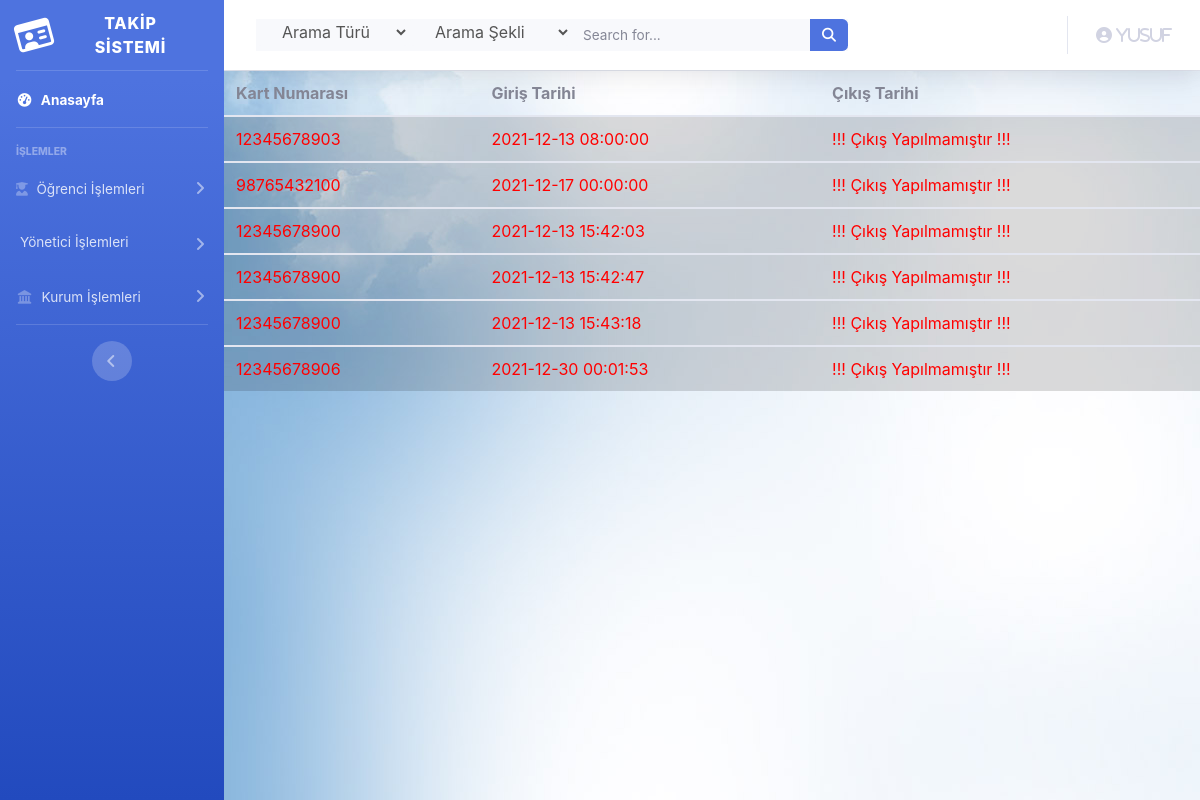
Screenshot of /ogrenciHataliAdmin.php (signed in) with the database file from the repository.
### tables this page shows
CREATE TABLE `studentlogs` (
  `id` int(11) NOT NULL,
  `kartId` char(11) NOT NULL,
  `girişTarihi` datetime DEFAULT NULL,
  `cikisTarihi` datetime DEFAULT NULL,
  `alarm` bit(1) NOT NULL
);

### ogrenciHataliAdmin.php (the view)
<?php
include("layoutAdmin.php");
?>
<table class="table table-hover">
  <thead>
    <tr>
      <th scope="col">Kart Numarası</th>
      <th scope="col">Giriş Tarihi</th>
      <th scope="col">Çıkış Tarihi</th>
    </tr>
  </thead>
  <?php
           $sorgu=mysqli_query($con,"select * from studentlogs where alarm='1'");
           while($str=mysqli_fetch_array($sorgu)){
               $kartId=$str['kartId'];
               $tc=$str['girişTarihi'];
               $ad=$str['cikisTarihi'];
          echo "
  <tbody>
    <tr class=table-active style=color:red>
      <td>$kartId</td>
      <td>$tc</td>
      <td>";
      if($ad!=null) echo $ad; else echo "!!! Çıkış Yapılmamıştır !!!";
      echo "</td>
    </tr>
  </tbody>
  ";}
  ?>
</table>
<?php
include("layoutFooterAdmin.php");
?>

### layoutAdmin.php (shortened to what this page needs)
<html lang="en">
<?php
include("db.php");
?>
<head>
  <link href="vendor/fontawesome-free/css/all.min.css" rel="stylesheet" type="text/css">
  <link href="css/sb-admin-2.min.css" rel="stylesheet">
  <link rel="stylesheet" type="text/css" href="fonts/Linearicons-Free-v1.0.0/icon-font.min.css">
  <link href="css/ekle.css" rel="stylesheet" media="all">
     <link href="vendor/ekle/mdi-font/css/material-design-iconic-font.min.css" rel="stylesheet" media="all">
    <link href="vendor/ekle/font-awesome-4.7/css/font-awesome.min.css" rel="stylesheet" media="all">
    <link href="vendor/ekle/select2/select2.min.css" rel="stylesheet" media="all">
    <link href="vendor/ekle/datepicker/daterangepicker.css" rel="stylesheet" media="all">
</head>
<body id="page-top">
  <div id="wrapper">
    <ul class="navbar-nav bg-gradient-primary sidebar sidebar-dark accordion" id="accordionSidebar">
      <a class="sidebar-brand d-flex align-items-center justify-content-center" href="anasayfaAdmin.php">
        <div class="sidebar-brand-icon rotate-n-15">
          <i class="far fa-id-card"></i>
        </div>
        <div class="sidebar-brand-text mx-3">TAKİP SİSTEMİ
        </div>
      </a>
      <hr class="sidebar-divider my-0">
      <li class="nav-item active">
        <a class="nav-link" href="anasayfaAdmin.php">
          <i class="fas fa-fw fa-tachometer-alt"></i>
          <span>Anasayfa</span></a>
      </li>
      <hr class="sidebar-divider">
      <div class="sidebar-heading">
        İşlemler
      </div>
      <li class="nav-item">
        <a class="nav-link collapsed" href="#" data-toggle="collapse" data-target="#collapseTwo" aria-expanded="true" aria-controls="collapseTwo">
          <i class="fas fa-user-graduate"></i>
          <span>Öğrenci İşlemleri</span>
        </a>
      </li>
      <li class="nav-item">
        <a class="nav-link collapsed" href="#" data-toggle="collapse" data-target="#collapseUtilities" aria-expanded="true" aria-controls="collapseUtilities">
          <span>Yönetici İşlemleri</span>
        </a>
      </li>
      <li class="nav-item">
        <a class="nav-link collapsed" href="#" data-toggle="collapse" data-target="#collapsePages" aria-expanded="true" aria-controls="collapsePages">
          <i class="fas fa-fw fa-landmark"></i>
          <span>Kurum İşlemleri</span>
        </a>
      </li>
      <hr class="sidebar-divider d-none d-md-block">
      <div class="text-center d-none d-md-inline">
        <button class="rounded-circle border-0" id="sidebarToggle"></button>
      </div>
    </ul>
    <div id="content-wrapper" class="d-flex flex-column">
      <div id="content">
        <nav class="navbar navbar-expand navbar-light bg-white topbar  static-top shadow">
          <form class="d-none d-sm-inline-block form-inline mr-auto ml-md-3 my-2 my-md-0 mw-100 navbar-search" method="POST" action="anasayfaAdmin.php">
            <div class="input-group bg-light border-0 small" >
            <select name="tablo" class="bg-light border-0 medium input--style-5">
                <option value="0">Arama Türü</option>
              </select>
              <select name="islem" class="bg-light border-0 medium input--style-5">
                <option value="0">Arama Şekli</option>
              </select>
                <input type="text" class="form-control bg-light border-0 medium " placeholder="Search for..." aria-label="Search" aria-describedby="basic-addon2" name="search">
                <div class="input-group-append">
                  <button class="btn btn-primary" type="submit" name="gönder">
                    <i class="fas fa-search fa-sm"></i>
                  </button>
                </div>
            </div>
          </form>
          <ul class="navbar-nav ml-auto">
            <li class="nav-item dropdown no-arrow">
              <a class="nav-link dropdown-toggle" href="#" id="userDropdown" role="button" data-toggle="dropdown" aria-haspopup="true" aria-expanded="false">
                <i class="fas fa-user-circle fa-user-cog">
                  <?php
                  $index2id = $_SESSION['adminId'];
                  $sorgu = mysqli_query($con, "Select * from admins where id='$index2id'");
                  $str = mysqli_fetch_array($sorgu);
                  if ($str != null)
                      echo $str['Ad'];
                  ?>
                </i>
              </a>
            </li>
          </ul>
        </nav>

### css/ekle.css (style rules this page uses)
html { -webkit-box-sizing: border-box; -moz-box-sizing: border-box; box-sizing: border-box; }
* { padding: 0; margin: 0; }
*, *:before, *:after { -webkit-box-sizing: inherit; -moz-box-sizing: inherit; box-sizing: inherit; }
body, h1, h2, h3, h4, h5, h6, blockquote, p, pre, dl, dd, ol, ul, figure, hr, fieldset, legend { margin: 0; padding: 0; }
button { outline: none; background: none; border: none; }
body { font-family: "Open Sans", "Arial", "Helvetica Neue", sans-serif; font-weight: 400; font-size: 14px; }
.btn { display: inline-block; line-height: 50px; -webkit-transition: all 0.4s ease; -o-transition: all 0.4s ease; -moz-transition: all 0.4s ease; transition: all 0.4s ease; cursor: pointer; font-size: 15px; text-transform: uppercase; font-weight: 700; color: #fff; font-family: inherit; }
input { outline: none; margin: 0; border: none; -webkit-box-shadow: none; -moz-box-shadow: none; box-shadow: none; width: 100%; font-size: 14px; font-family: inherit; }
.input--style-5 { background: #e5e5e5; line-height: 50px; -webkit-border-radius: 5px; -moz-border-radius: 5px; border-radius: 5px; padding: 0 22px; font-size: 16px; color: #555; margin-bottom: 5px; }
.input-group { position: relative; margin: 0; }

### rows the page displays
studentlogs: kartId "12345678903", girişTarihi "2021-12-13 08:00:00"
studentlogs: kartId "98765432100", girişTarihi "2021-12-17 00:00:00"
studentlogs: kartId "12345678900", girişTarihi "2021-12-13 15:42:03"
studentlogs: kartId "12345678900", girişTarihi "2021-12-13 15:42:47"
studentlogs: kartId "12345678900", girişTarihi "2021-12-13 15:43:18"
studentlogs: kartId "12345678906", girişTarihi "2021-12-30 00:01:53"

### other values shown
$str['Ad'] "Yusuf"
